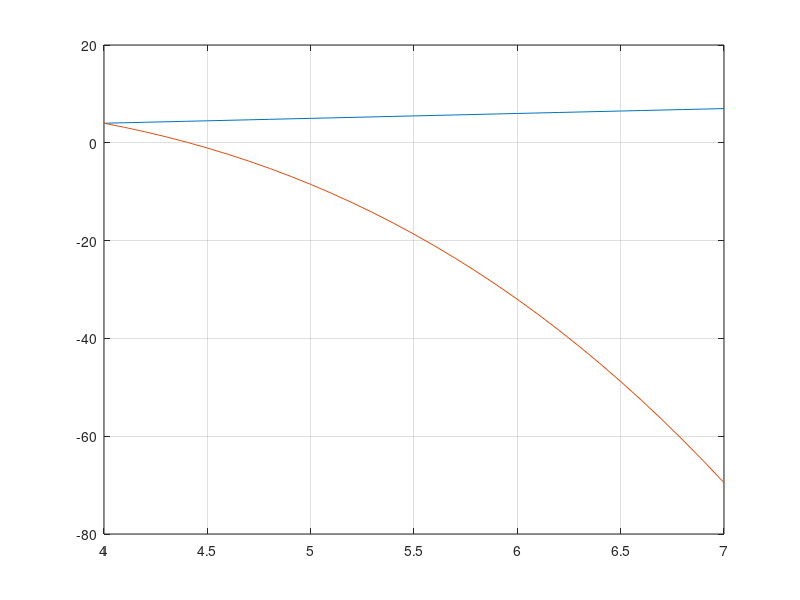

Reproduce this figure in MATLAB.
clear;
close;
count=0; 
maxcount=10; 
ko=100; 
f1=@(x) -(x^3-4*x^2-8)/2; 

a=input('초기값입력 a=');
b=input('오차 입력 b=');

t=(a-1:1/10:a+2)';
yt=zeros(size(t));
for n=1:length(t)
    yt(n)=f1(t(n));
end

plot(t,t);
hold on
plot(t,yt);
grid on;
hold off
disp('count a(근) k(오차)')

while(1)
    x=f1(a);
    k=abs((x-a)/x)*100; 
    a=x;
    if( b>k || count >maxcount)
        break;
    end
    fprintf('%4d %.4f %.5f\n',count,a,k);
    count=count+1;
end
num=a;
if (count>maxcount)
    disp('맥스 카운터를 초과함');
else
    fprintf('횟수:%d 값:%.4f\n',count,num);
end